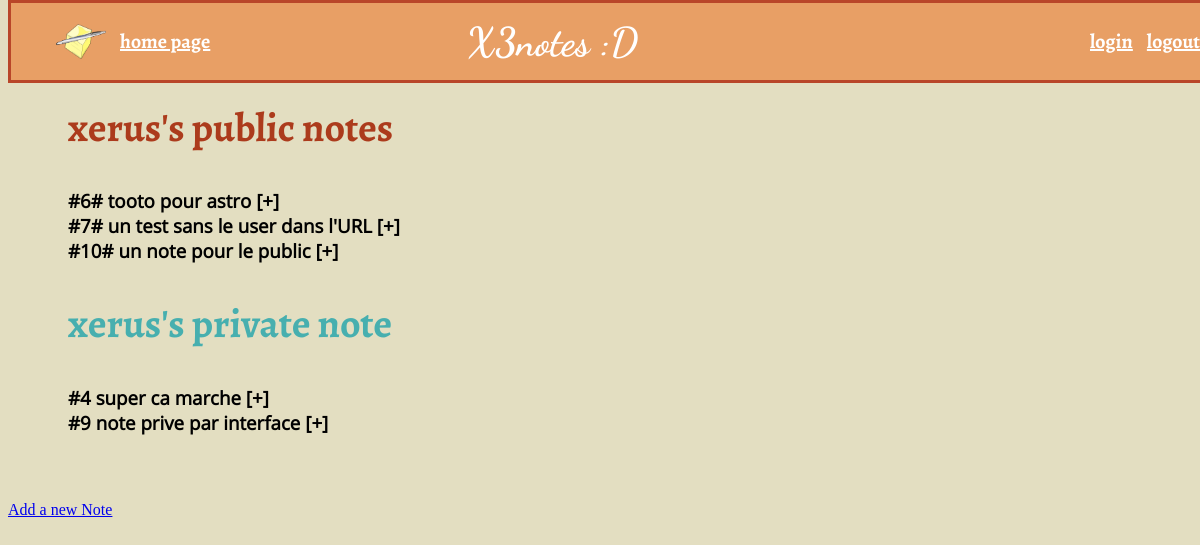
/x3notes/xerus/ (signed in), run on the app's committed database.
### x3notes/models.py (models this page shows, shortened)
class Note(models.Model):
    title = models.CharField(max_length=255)
    text = models.CharField(max_length=255)
    owner = models.ForeignKey(User)
    ispublic = models.BooleanField(True)

### x3notes/views.py (the view)
# urls.py: url(r'^(?P<username>[a-zA-Z0-9]+)/$', views.view_user, name='view_user'),
def view_user(request,username):
    user2poll = get_object_or_404(User, username=username)
    public_notes = Note.objects.filter(ispublic=True).filter(owner=user2poll)
    private_notes = Note.objects.filter(ispublic=False).filter(owner=user2poll)
    context = {'public_notes': public_notes}
    return render(request, 'x3notes/view_user.html', {'username': username,
                                                     'public_notes': public_notes,
                                                     'private_notes': private_notes})

### x3notes/templates/x3notes/view_user.html (shortened to what this page needs)
{% extends "x3notes/base.html" %}
{% block content %}
<div class="public">
    <h2>{{username}}'s public notes</h2>
    {% for note in public_notes %}
        <div class="note" >
            <div class="note-title"> #{{note.id}}# {{note.title}} [+] </div>
        </div>
    {% endfor %}
</div>
{% if user.is_authenticated and user.username == username %}
<div class="private" >
    <h2> {{username}}'s private note  </h2>
    {% for note in private_notes%}
        <div class="note-priv">
            <div class="note-title"> #{{note.id}} {{note.title}} [+] </div>
        </div>
    {% endfor %}
</div>
{% endif %}
<br><br>
    <a href="{% url 'x3notes:add_note' %}"> Add a new Note</a>
{% endblock %}

### x3notes/static/x3notes/style.css (style rules this page uses)
body { background-color: #E3DEC1; }
.public { width: 700px; margin: 20px 60px 30px; -webkit-box-sizing: border-box; -moz-box-sizing: border-box; box-sizing: border-box; }
.public h2 { font-family: Alegreya-Bold; font-size: 40px; color: #ac3b1c; }
.note-title { display: block; font-size: 1.17em; margin-before: 1em; margin-after: 1em; margin-start: 0; margin-end: 0; font-weight: bold; cursor: pointer; position: relative; }
.private { width: 700px; margin: 20px 60px 30px; -webkit-box-sizing: border-box; -moz-box-sizing: border-box; box-sizing: border-box; }
.private h2 { font-family: Alegreya-Bold; font-size: 40px; color: #47afaf; }
.note { position: relative; font-family: OpenSans; }
.note-priv { position: relative; font-family: OpenSans; }

### data on the page
Note: id "6", title "tooto pour astro"
Note: id "7", title "un test sans le user dans l'URL"
Note: id "10", title "un note pour le public"
Note: id "4", title "super ca marche"
Note: id "9", title "note prive par interface"

### other printed values
{{ username }} "xerus"
